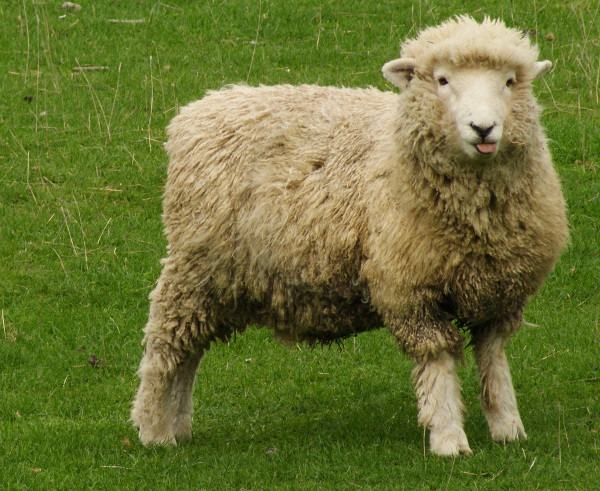
#> input picture maj/AnalyseNumerique/EDO_EDP/02_python/03_images/02_recuperation_donnees/mon_image.jpg, 600 x 491 px
$ python image.py
#> lines starting #> are read from the running program, lines starting #| are printed output that depends on the picture; after the words box and inside, x2 and y2 are one past the last pixel; in counts of white or black regions, pixels touching at a corner belong together
from PIL import Image
import numpy as np

#Chargement de l'image
im = Image.open("mon_image.jpg")
#> im is the input picture: PIL image 600x491 RGB; mean R, G, B 106, 114.7, 52.8

#Convertion des donnees vers le format numpy.array
couleurs = np.array(im,dtype='float')

#Valeurs rouge,vert,bleu
r = couleurs[:,:,0]
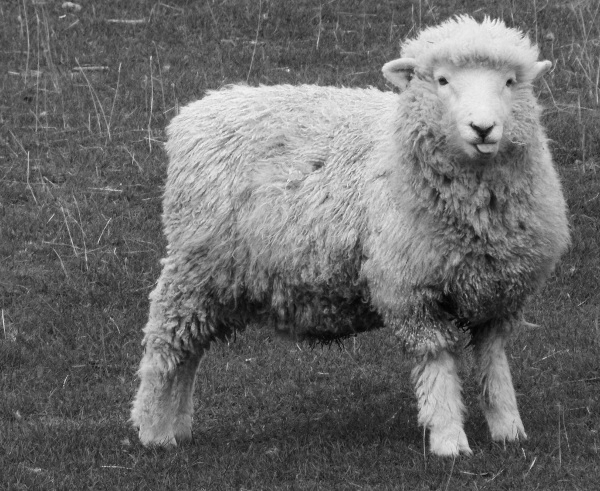
#> r: shape (491, 600) float64; min 0, max 245, mean 106
g = couleurs[:,:,1]
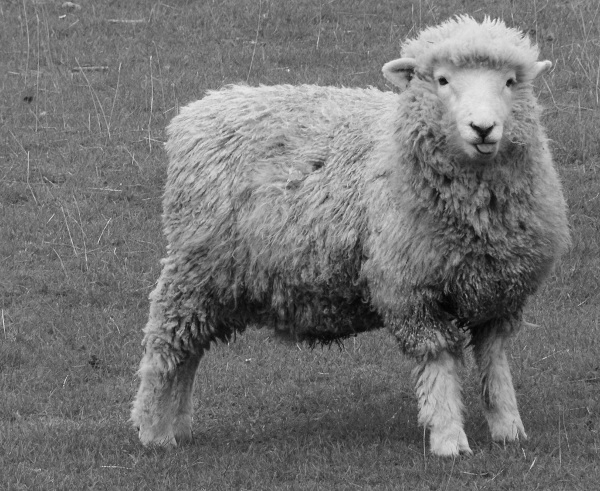
#> g: shape (491, 600) float64; min 1, max 235, mean 114.7
b = couleurs[:,:,2]
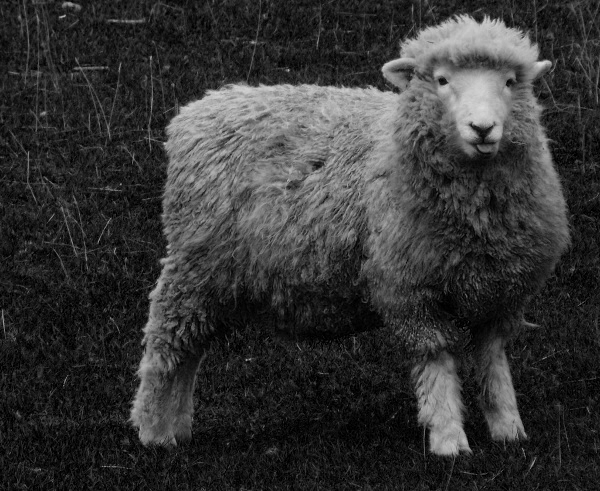
#> b: shape (491, 600) float64; min 0, max 219, mean 52.8

#Taille de l'image
Nx,Ny = r.shape
#> Nx = 491; Ny = 600
print("Image de taille",Nx,"x",Ny)
#| Image de taille 491 x 600

#Modification des couleurs
g *= 0.9
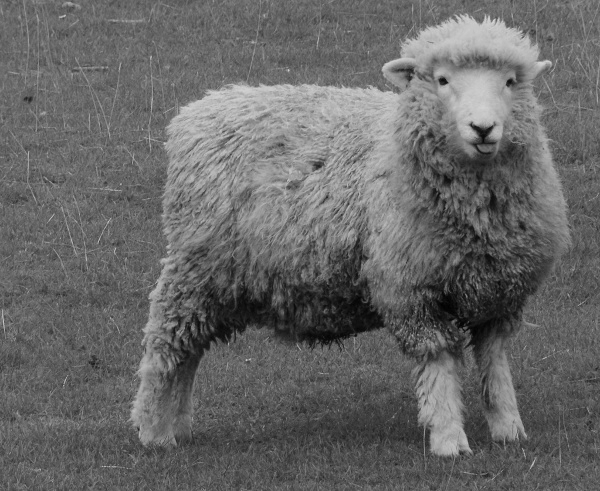
#> g: shape (491, 600) float64; min 0.9, max 211.5, mean 103.2
b *= 0.6
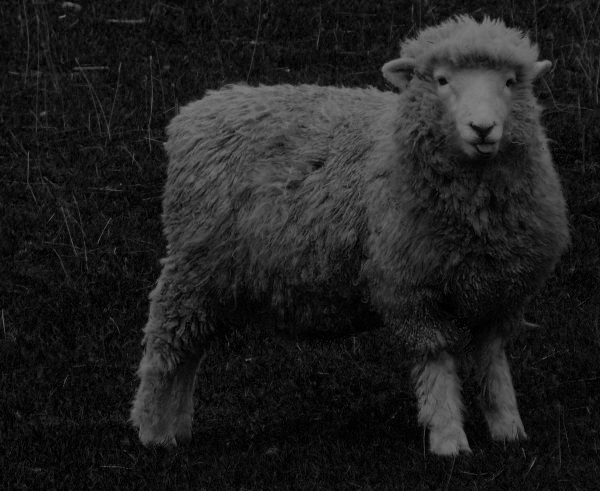
#> b: shape (491, 600) float64; min 0, max 131.4, mean 31.7

#Parcours de l'ensemble des pixels de l'image
for kx in range(Nx):
    for ky in range(Ny):
        if pow(kx-100,2) + pow(ky-470,2) < pow(80,2):
            g[kx,ky] *= 0.6
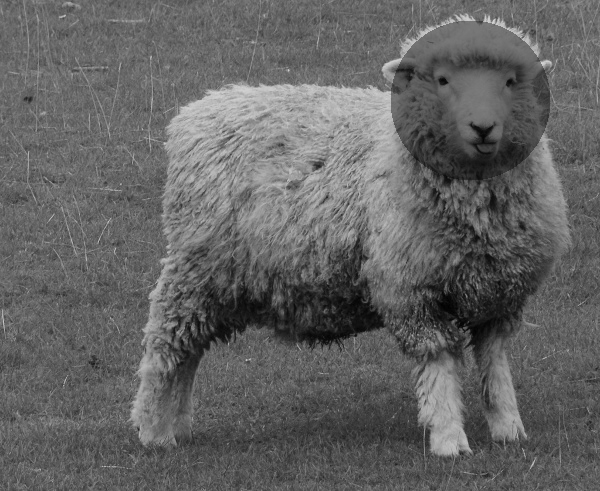
#> g: shape (491, 600) float64; 6.81% of pixels changed, all inside (x1, y1, x2, y2) = (391, 21, 550, 180)


#Construction d'un array [r,g,b]
couleurs_modifiees = np.dstack((r,g,b))
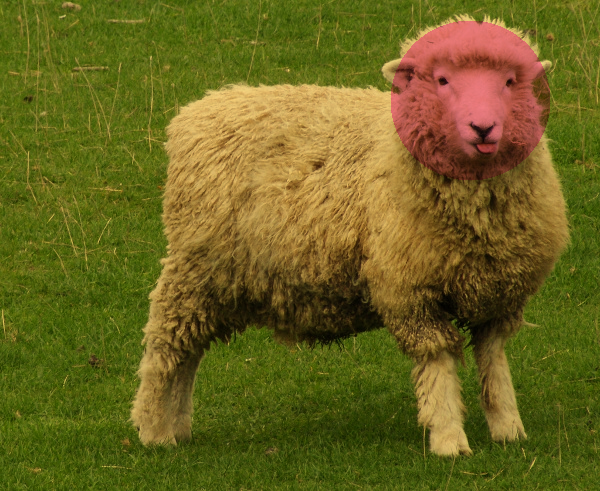
#> couleurs_modifiees: shape (491, 600, 3) float64; mean of channels 0, 1, 2 106, 99.5, 31.7; drawn as R, G, B

#Reconstruction du format d'image
# Necessite la conversion du type float vers uint8 (entier non signe stocke sur 1 octet)
im_final = Image.fromarray(np.array(couleurs_modifiees,dtype='uint8'))
im_final.show()
